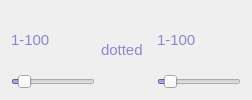
                         <widget class="QWidget" name="sixteenth_roll_bar" native="true">
                          <layout class="QHBoxLayout" name="horizontalLayout_22">
                           <item>
                            <layout class="QVBoxLayout" name="verticalLayout_43">
                             <item>
                              <widget class="QLabel" name="sixteenth_pair_display">
                               <property name="font">
                                <font>
                                 <pointsize>11</pointsize>
                                </font>
                               </property>
                               <property name="styleSheet">
                                <string notr="true">QLabel {
	color:rgb(137, 137, 206)
	
}</string>
                               </property>
                               <property name="text">
                                <string>1-100</string>
                               </property>
                              </widget>
                             </item>
                             <item>
                              <widget class="QSlider" name="sixteenth_pair_slider">
                               <property name="styleSheet">
                                <string notr="true">QSlider {
	selection-background-color: rgb(137, 137, 206);
}</string>
                               </property>
                               <property name="minimum">
                                <number>0</number>
                               </property>
                               <property name="maximum">
                                <number>100</number>
                               </property>
                               <property name="pageStep">
                                <number>5</number>
                               </property>
                               <property name="value">
                                <number>9</number>
                               </property>
                               <property name="orientation">
                                <enum>Qt::Horizontal</enum>
                               </property>
                              </widget>
                             </item>
                            </layout>
                           </item>
                           <item>
                            <widget class="QLabel" name="dotted_2">
                             <property name="sizePolicy">
                              <sizepolicy hsizetype="Fixed" vsizetype="Fixed">
                               <horstretch>0</horstretch>
                               <verstretch>0</verstretch>
                              </sizepolicy>
                             </property>
                             <property name="minimumSize">
                              <size>
                               <width>50</width>
                               <height>50</height>
                              </size>
                             </property>
                             <property name="maximumSize">
                              <size>
                               <width>50</width>
                               <height>50</height>
                              </size>
                             </property>
                             <property name="font">
                              <font>
                               <pointsize>11</pointsize>
                              </font>
                             </property>
                             <property name="styleSheet">
                              <string notr="true">QLabel {
	color:rgb(137, 137, 206)
	
}</string>
                             </property>
                             <property name="text">
                              <string>dotted</string>
                             </property>
                             <property name="scaledContents">
                              <bool>true</bool>
                             </property>
                             <property name="wordWrap">
                              <bool>true</bool>
                             </property>
                            </widget>
                           </item>
                           <item>
                            <layout class="QVBoxLayout" name="verticalLayout_44">
                             <item>
                              <widget class="QLabel" name="dsixteenth_pair_display">
                               <property name="enabled">
                                <bool>true</bool>
                               </property>
                               <property name="font">
                                <font>
                                 <pointsize>11</pointsize>
                                </font>
                               </property>
                               <property name="styleSheet">
                                <string notr="true">QLabel {
	color:rgb(137, 137, 206)
	
}</string>
                               </property>
                               <property name="text">
                                <string>1-100</string>
                               </property>
                              </widget>
                             </item>
                             <item>
                              <widget class="QSlider" name="dsixteenth_pair_slider">
                               <property name="enabled">
                                <bool>true</bool>
                               </property>
                               <property name="styleSheet">
                                <string notr="true">QSlider {
	selection-background-color: rgb(137, 137, 206);
}</string>
                               </property>
                               <property name="minimum">
                                <number>0</number>
                               </property>
                               <property name="maximum">
                                <number>100</number>
                               </property>
                               <property name="pageStep">
                                <number>5</number>
                               </property>
                               <property name="value">
                                <number>9</number>
                               </property>
                               <property name="orientation">
                                <enum>Qt::Horizontal</enum>
                               </property>
                              </widget>
                             </item>
                            </layout>
                           </item>
                          </layout>
                         </widget>
